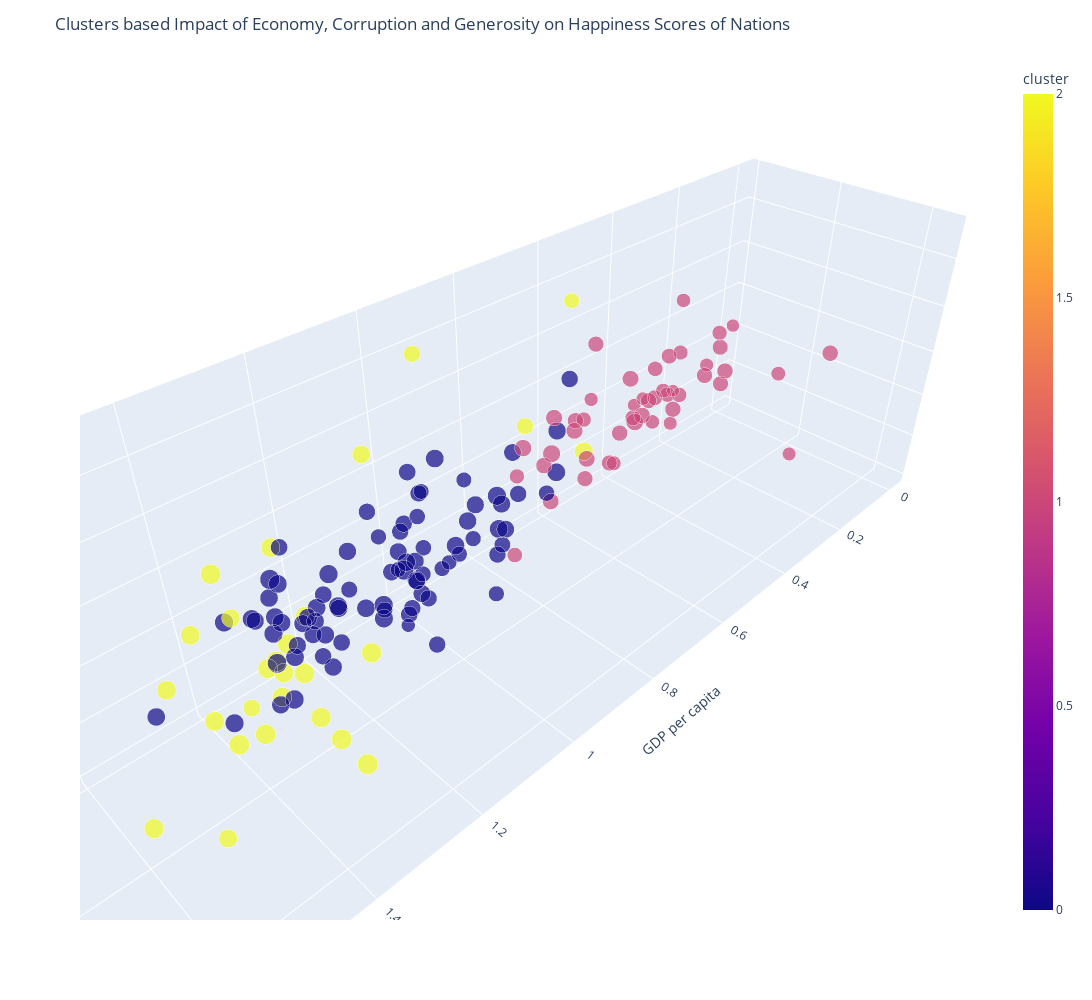

Here is the notebook cell this chart was saved with:
### Code cell
# Plotting 3D Clusters based Impact of Economy, Corruption and Generosity on Happiness Scores of Nations
fig = go.Figure(data=px.scatter_3d(happy_df_cluster, x='GDP per capita', y='Perceptions of corruption', z='Generosity', size='Score', color='cluster'))
fig.update_layout(height=1000, width=1400,
                  title='Clusters based Impact of Economy, Corruption and Generosity on Happiness Scores of Nations')

fig.show()

### Figure 1 — Plotly figure (JSON) as saved in the notebook; plotly's stock layout.template omitted (floating-point values rounded to 4 significant figures; data arrays with more than 128 entries replaced by an {"elided": "..."} marker saying what was removed)
{"data": [{"hovertemplate": "GDP per capita=%{x}<br>Perceptions of corruption=%{y}<br>Generosity=%{z}<br>Score=%{marker.size}<br>cluster=%{marker.color}<extra></extra>", "legendgroup": "", "marker": {"color": {"elided": "156 int values"}, "coloraxis": "coloraxis", "size": {"elided": "156 float values"}, "sizemode": "area", "sizeref": 0.01942, "symbol": "circle"}, "mode": "markers", "name": "", "scene": "scene", "showlegend": false, "type": "scatter3d", "x": {"elided": "156 float values"}, "y": {"elided": "156 float values"}, "z": {"elided": "156 float values"}}], "layout": {"coloraxis": {"colorbar": {"title": {"text": "cluster"}}, "colorscale": [[0, "#0d0887"], [0.1111, "#46039f"], [0.2222, "#7201a8"], [0.3333, "#9c179e"], [0.4444, "#bd3786"], [0.5556, "#d8576b"], [0.6667, "#ed7953"], [0.7778, "#fb9f3a"], [0.8889, "#fdca26"], [1, "#f0f921"]]}, "height": 1000, "legend": {"itemsizing": "constant", "tracegroupgap": 0}, "margin": {"t": 60}, "scene": {"domain": {"x": [0, 1], "y": [0, 1]}, "xaxis": {"title": {"text": "GDP per capita"}}, "yaxis": {"title": {"text": "Perceptions of corruption"}}, "zaxis": {"title": {"text": "Generosity"}}}, "title": {"text": "Clusters based Impact of Economy, Corruption and Generosity on Happiness Scores of Nations"}, "width": 1400}}
